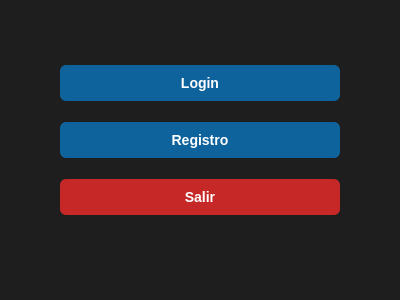
<?xml version="1.0" encoding="UTF-8"?>
<ui version="4.0">
 <class>InitMenu</class>
 <widget class="QDialog" name="InitMenu">
  <property name="geometry"><rect><x>0</x><y>0</y><width>400</width><height>300</height></rect></property>
  <property name="windowTitle"><string>Bienvenido</string></property>
  <property name="styleSheet"><string notr="true">QDialog{background:#1e1e1e;}</string></property>

  <widget class="QWidget" name="layoutWidget">
   <property name="geometry"><rect><x>60</x><y>50</y><width>280</width><height>180</height></rect></property>
   <layout class="QVBoxLayout" name="verticalLayout">
    <item>
     <widget class="QPushButton" name="btnLogin">
      <property name="text"><string>Login</string></property>
      <property name="styleSheet"><string notr="true">QPushButton{background:#0e639c;border:none;border-radius:6px;padding:10px;color:#fff;font-size:14px;font-weight:bold;} QPushButton:hover{background:#1177bb;} QPushButton:pressed{background:#094771;}</string></property>
     </widget>
    </item>
    <item>
     <widget class="QPushButton" name="btnRegister">
      <property name="text"><string>Registro</string></property>
      <property name="styleSheet"><string notr="true">QPushButton{background:#0e639c;border:none;border-radius:6px;padding:10px;color:#fff;font-size:14px;font-weight:bold;} QPushButton:hover{background:#1177bb;} QPushButton:pressed{background:#094771;}</string></property>
     </widget>
    </item>
    <item>
     <widget class="QPushButton" name="btnExit">
      <property name="text"><string>Salir</string></property>
      <property name="styleSheet"><string notr="true">QPushButton{background:#c62828;border:none;border-radius:6px;padding:10px;color:#fff;font-size:14px;font-weight:bold;} QPushButton:hover{background:#e53935;} QPushButton:pressed{background:#8e0000;}</string></property>
     </widget>
    </item>
   </layout>
  </widget>
 </widget>
 <resources/>
 <connections/>
</ui>
